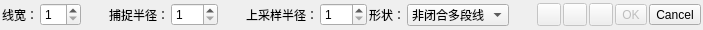
<?xml version="1.0" encoding="UTF-8"?>
<ui version="4.0">
 <class>TracePolyLineDlg</class>
 <widget class="QDialog" name="TracePolyLineDlg">
  <property name="geometry">
   <rect>
    <x>0</x>
    <y>0</y>
    <width>703</width>
    <height>30</height>
   </rect>
  </property>
  <property name="sizePolicy">
   <sizepolicy hsizetype="Fixed" vsizetype="Fixed">
    <horstretch>0</horstretch>
    <verstretch>0</verstretch>
   </sizepolicy>
  </property>
  <property name="windowTitle">
   <string>Segmentation</string>
  </property>
  <layout class="QHBoxLayout" name="horizontalLayout">
   <property name="spacing">
    <number>2</number>
   </property>
   <property name="leftMargin">
    <number>2</number>
   </property>
   <property name="topMargin">
    <number>2</number>
   </property>
   <property name="rightMargin">
    <number>2</number>
   </property>
   <property name="bottomMargin">
    <number>2</number>
   </property>
   <item>
    <widget class="QLabel" name="label_3">
     <property name="text">
      <string>线宽：</string>
     </property>
    </widget>
   </item>
   <item>
    <widget class="QSpinBox" name="widthSpinBox">
     <property name="minimum">
      <number>1</number>
     </property>
     <property name="maximum">
      <number>10</number>
     </property>
     <property name="value">
      <number>1</number>
     </property>
    </widget>
   </item>
   <item>
    <spacer name="horizontalSpacer_3">
     <property name="orientation">
      <enum>Qt::Horizontal</enum>
     </property>
     <property name="sizeHint" stdset="0">
      <size>
       <width>10</width>
       <height>20</height>
      </size>
     </property>
    </spacer>
   </item>
   <item>
    <widget class="QLabel" name="label">
     <property name="sizePolicy">
      <sizepolicy hsizetype="Fixed" vsizetype="Fixed">
       <horstretch>0</horstretch>
       <verstretch>0</verstretch>
      </sizepolicy>
     </property>
     <property name="text">
      <string>捕捉半径：</string>
     </property>
    </widget>
   </item>
   <item>
    <widget class="QSpinBox" name="snapSizeSpinBox">
     <property name="minimum">
      <number>1</number>
     </property>
     <property name="maximum">
      <number>100</number>
     </property>
    </widget>
   </item>
   <item>
    <spacer name="horizontalSpacer_2">
     <property name="orientation">
      <enum>Qt::Horizontal</enum>
     </property>
     <property name="sizeHint" stdset="0">
      <size>
       <width>10</width>
       <height>20</height>
      </size>
     </property>
    </spacer>
   </item>
   <item>
    <widget class="QLabel" name="label_2">
     <property name="text">
      <string>上采样半径：</string>
     </property>
    </widget>
   </item>
   <item>
    <widget class="QSpinBox" name="oversampleSpinBox">
     <property name="minimum">
      <number>1</number>
     </property>
     <property name="maximum">
      <number>100</number>
     </property>
    </widget>
   </item>
   <item>
    <widget class="QLabel" name="label_4">
     <property name="text">
      <string>形状：</string>
     </property>
    </widget>
   </item>
   <item>
    <widget class="QComboBox" name="comboType">
     <item>
      <property name="text">
       <string>非闭合多段线</string>
      </property>
     </item>
     <item>
      <property name="text">
       <string>闭合多边形</string>
      </property>
     </item>
    </widget>
   </item>
   <item>
    <spacer name="horizontalSpacer">
     <property name="orientation">
      <enum>Qt::Horizontal</enum>
     </property>
     <property name="sizeHint" stdset="0">
      <size>
       <width>10</width>
       <height>20</height>
      </size>
     </property>
    </spacer>
   </item>
   <item>
    <widget class="QToolButton" name="continueToolButton">
     <property name="enabled">
      <bool>false</bool>
     </property>
     <property name="toolTip">
      <string>Continue the current polyline edition</string>
     </property>
     <property name="icon">
      <iconset resource="../icons.qrc">
       <normaloff>:/CC/images/ccAddConstSF.png</normaloff>:/CC/images/ccAddConstSF.png</iconset>
     </property>
     <property name="shortcut">
      <string extracomment="Shortcut for continue">C</string>
     </property>
    </widget>
   </item>
   <item>
    <widget class="QToolButton" name="saveToolButton">
     <property name="enabled">
      <bool>false</bool>
     </property>
     <property name="toolTip">
      <string>Export current polyline to the main DB</string>
     </property>
     <property name="icon">
      <iconset resource="../icons.qrc">
       <normaloff>:/CC/images/dbContainerSymbol.png</normaloff>:/CC/images/dbContainerSymbol.png</iconset>
     </property>
    </widget>
   </item>
   <item>
    <widget class="QToolButton" name="resetToolButton">
     <property name="enabled">
      <bool>false</bool>
     </property>
     <property name="toolTip">
      <string>Reset current polyline</string>
     </property>
     <property name="icon">
      <iconset resource="../icons.qrc">
       <normaloff>:/CC/images/smallReset.png</normaloff>:/CC/images/smallReset.png</iconset>
     </property>
    </widget>
   </item>
   <item>
    <widget class="QToolButton" name="validButton">
     <property name="enabled">
      <bool>false</bool>
     </property>
     <property name="sizePolicy">
      <sizepolicy hsizetype="Fixed" vsizetype="Fixed">
       <horstretch>0</horstretch>
       <verstretch>0</verstretch>
      </sizepolicy>
     </property>
     <property name="toolTip">
      <string>Confirm polyline creation and exit</string>
     </property>
     <property name="text">
      <string>OK</string>
     </property>
     <property name="icon">
      <iconset resource="../icons.qrc">
       <normaloff>:/CC/images/smallValidate.png</normaloff>:/CC/images/smallValidate.png</iconset>
     </property>
    </widget>
   </item>
   <item>
    <widget class="QToolButton" name="cancelButton">
     <property name="sizePolicy">
      <sizepolicy hsizetype="Fixed" vsizetype="Fixed">
       <horstretch>0</horstretch>
       <verstretch>0</verstretch>
      </sizepolicy>
     </property>
     <property name="toolTip">
      <string>Cancel</string>
     </property>
     <property name="text">
      <string>Cancel</string>
     </property>
     <property name="icon">
      <iconset resource="../icons.qrc">
       <normaloff>:/CC/images/smallCancel.png</normaloff>:/CC/images/smallCancel.png</iconset>
     </property>
    </widget>
   </item>
  </layout>
 </widget>
 <resources>
  <include location="../icons.qrc"/>
 </resources>
 <connections/>
</ui>
